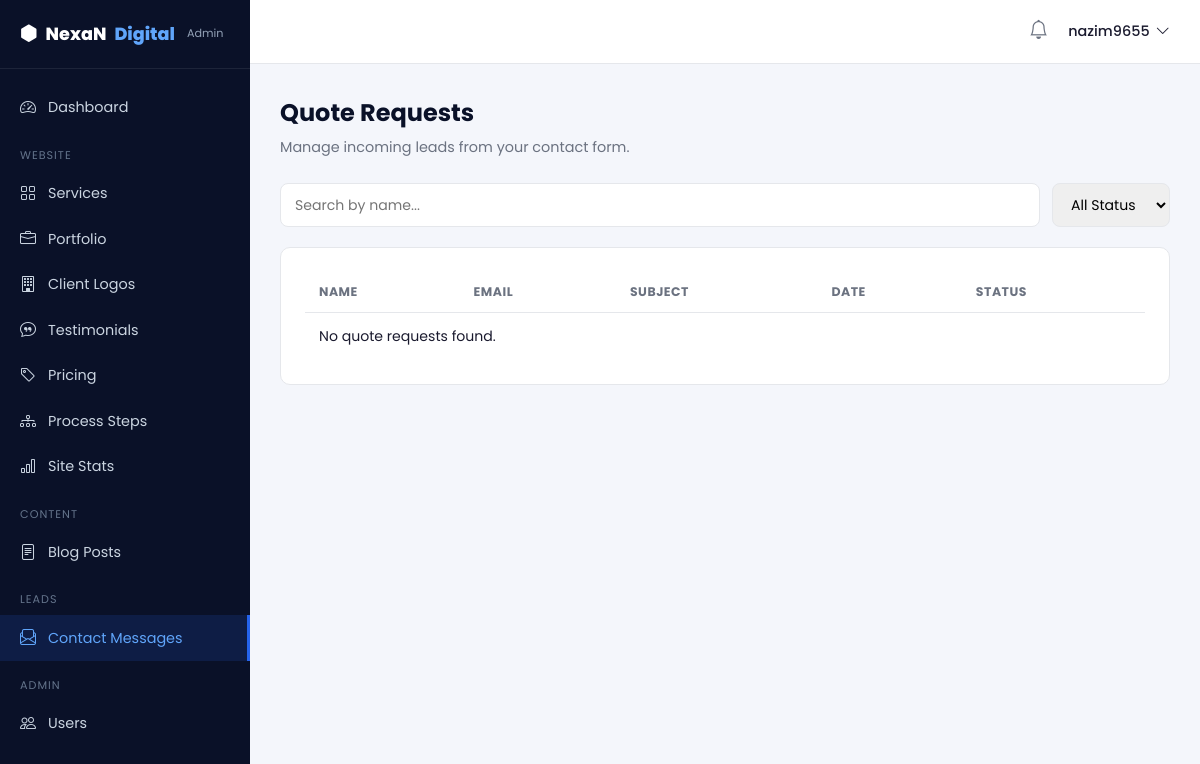
/dashboard/quotes/ (signed in), run on an earlier commit of the app's database.
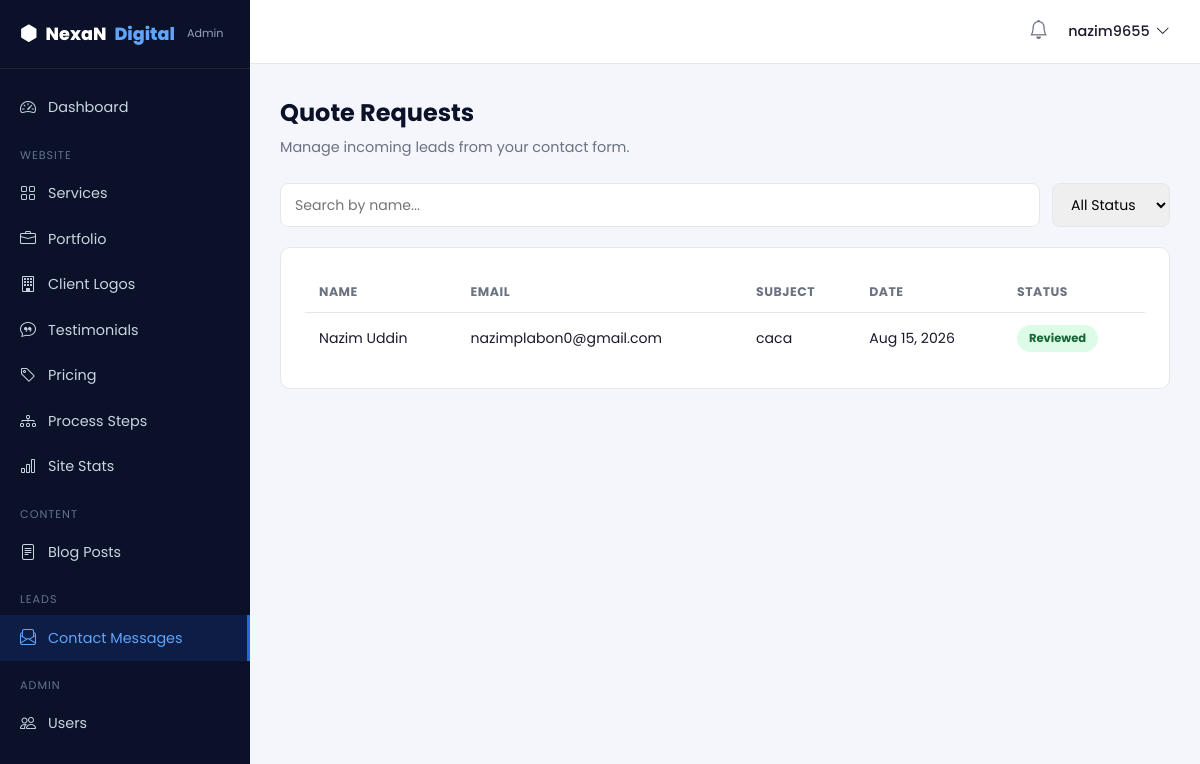
And on a later commit of the database.
### website/models.py (models this page shows, shortened)
class ContactMessage(models.Model):
    name = models.CharField(max_length=100)
    email = models.EmailField()
    subject = models.CharField(max_length=200, blank=True)
    message = models.TextField()
    created_at = models.DateTimeField(auto_now_add=True)
    is_read = models.BooleanField(default=False)
    class Meta:
        ordering = ['-created_at']

### dashboard/views.py (the view)
# urls.py: path('quotes/', views.quote_list, name='quotes'),
@login_required(login_url='dashboard:login')
def quote_list(request):
    quotes = ContactMessage.objects.all()
    search = request.GET.get('search')
    if search:
        quotes = quotes.filter(name__icontains=search)
    status = request.GET.get('status')
    if status == 'new':
        quotes = quotes.filter(is_read=False)
    elif status == 'read':
        quotes = quotes.filter(is_read=True)
    return render(request, 'dashboard/quote_list.html', {'quotes': quotes})

### website/context_processors.py (called while the page is built)
def nav_services(request):
    return {'nav_services': Service.objects.all()}

### dashboard/templates/dashboard/quote_list.html (shortened to what this page needs)
{% extends 'dashboard/base.html' %}
{% block content %}
<div class="dash-greeting">
  <h2>Quote Requests</h2>
  <p>Manage incoming leads from your contact form.</p>
</div>
<form method="GET" class="dash-filters">
  <input type="text" name="search" placeholder="Search by name..." value="{{ request.GET.search }}">
  <select name="status" onchange="this.form.submit()">
    <option value="">All Status</option>
  </select>
</form>
<div class="dash-panel">
  <table class="dash-table">
    <thead>
      <tr><th>Name</th><th>Email</th><th>Subject</th><th>Date</th><th>Status</th></tr>
    </thead>
    <tbody>
      {% for quote in quotes %}
      <tr onclick="window.location.href='{% url 'dashboard:quote_detail' quote.pk %}'" style="cursor:pointer;">
        <td>{{ quote.name }}</td>
        <td>{{ quote.email }}</td>
        <td>{{ quote.subject|default:"—" }}</td>
        <td>{{ quote.created_at|date:"M d, Y" }}</td>
        <td>
          {% if quote.is_read %}
            <span class="status-badge status-read">Reviewed</span>
          {% else %}
            <span class="status-badge status-new">New</span>
          {% endif %}
        </td>
      </tr>
      {% empty %}
      <tr><td colspan="5">No quote requests found.</td></tr>
      {% endfor %}
    </tbody>
  </table>
</div>
{% endblock %}

What changed in the data, as far as the page shows it:
added ContactMessage: name "Nazim Uddin", email "nazimplabon0@gmail.com", subject "caca", created_at "Aug 15, 2026", is_read "Reviewed"
Also different on the page:
text no longer shown: "No quote requests found."
